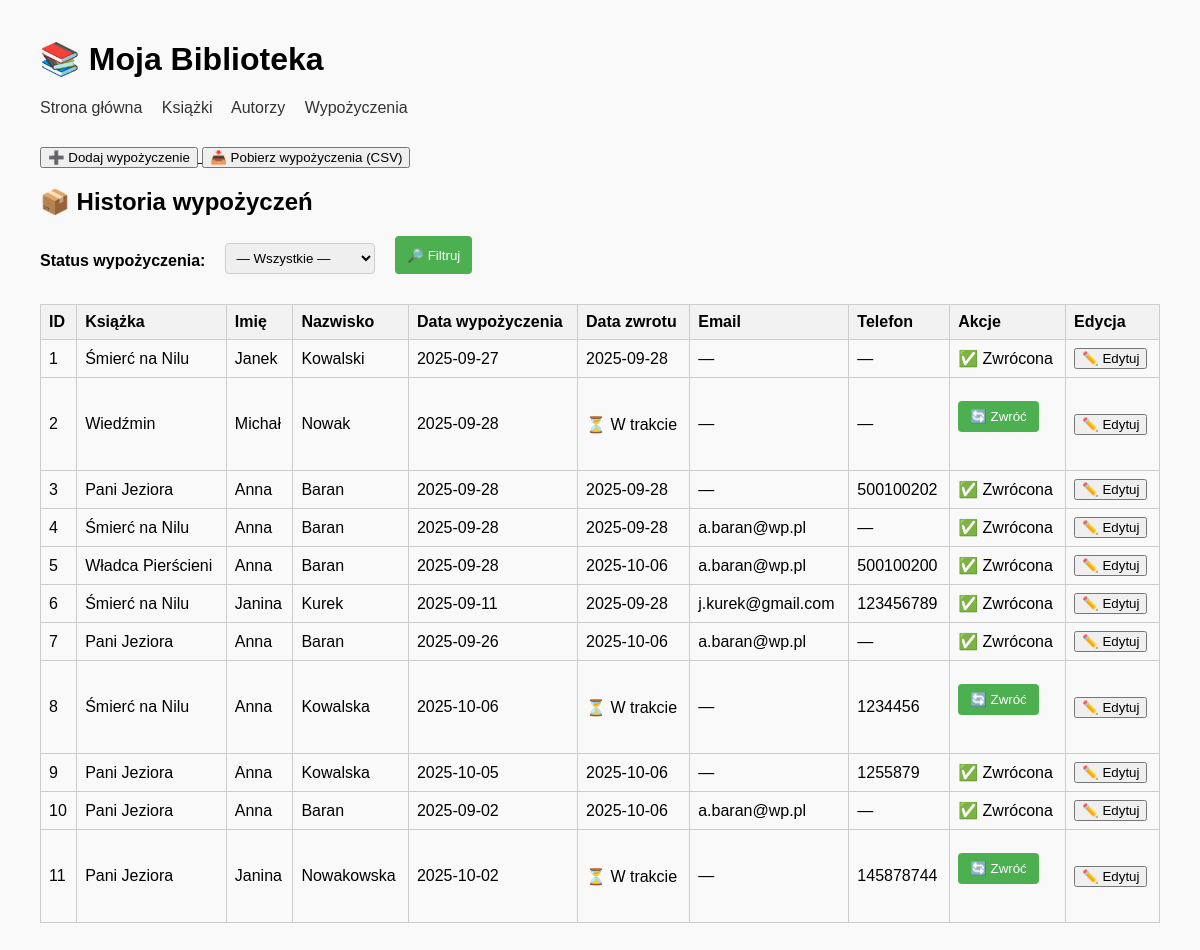
Before: /borrowings with the older database file.
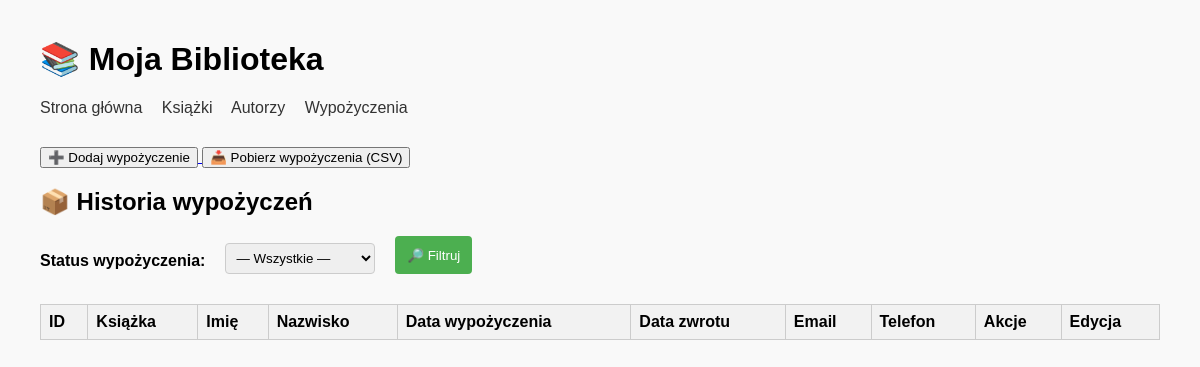
After: the same page with the newer database file.
### app/models.py (models this page shows, shortened)
class Borrowings(db.Model):
    __tablename__ = "borrowings"
    id = db.Column(db.Integer, primary_key=True)
    book_id = db.Column(db.Integer, db.ForeignKey("books.id"), nullable=False)
    borrower_name = db.Column(db.String(100), nullable=False)
    borrower_surname = db.Column(db.String(100), nullable=False)
    borrow_date = db.Column(db.DateTime, default=datetime.utcnow)
    return_date = db.Column(db.DateTime, nullable=True)
    email = db.Column(db.String(120), nullable=True)
    phone = db.Column(db.String(20), nullable=True)

class Book(db.Model):
    __tablename__ = "books"
    id = db.Column(db.Integer, primary_key=True)
    author_id = db.Column(db.Integer, db.ForeignKey("authors.id"), nullable=False)
    title = db.Column(db.String(200), nullable=False)
    genre = db.Column(db.String(100))
    available = db.Column(db.Boolean, default=True)
    borrowings = db.relationship("Borrowings", backref="book", lazy="dynamic")

### app/routes.py (the view)
@app.route("/borrowings", strict_slashes=False)
def borrowings():
    status = request.args.get("status")
    query = Borrowings.query
    if status == "returned":
        query = query.filter(Borrowings.return_date.isnot(None))
    elif status == "active":
        query = query.filter(Borrowings.return_date.is_(None))
    all_borrowings = query.all()
    return render_template("borrowings.html", borrowings=all_borrowings)

### app/templates/borrowings.html (shortened to what this page needs)
{% extends "base.html" %}
{% block content %}
<a href="{{ url_for('new_borrowings') }}">
    <button>➕ Dodaj wypożyczenie</button>
</a>
<a href="{{ url_for('export_borrowings') }}">
    <button>📥 Pobierz wypożyczenia (CSV)</button>
</a>
<h2>📦 Historia wypożyczeń</h2>
<form method="GET" action="{{ url_for('borrowings')}}" class="filter-row">
    <label for="status">Status wypożyczenia:</label>
    <select name="status">
        <option value="">— Wszystkie —</option>
    </select>
    <button type="submit">🔎 Filtruj</button>
</form>
<table>
    <tr>
        <th>ID</th>
        <th>Książka</th>
        <th>Imię</th>
        <th>Nazwisko</th>
        <th>Data wypożyczenia</th>
        <th>Data zwrotu</th>
        <th>Email</th>
        <th>Telefon</th>
        <th>Akcje</th>
        <th>Edycja</th>
    </tr>
    {% for b in borrowings %}
    <tr>
        <td>{{ b.id }}</td>
        <td>{{ b.book.title }}</td>
        <td>{{ b.borrower_name }}</td>
        <td>{{ b.borrower_surname }}</td>
        <td>{{ b.borrow_date.strftime('%Y-%m-%d') }}</td>
        <td>
            {% if b.return_date %}
            {{ b.return_date.strftime('%Y-%m-%d') }}
            {% else %}
            ⏳ W trakcie
            {% endif %}
        </td>
        <td>{{ b.email or "—" }}</td>
        <td>{{ b.phone or "—" }}</td>
        <td>
            {% if not b.return_date %}
            <form method="POST" action="{{ url_for('return_book', borrowing_id=b.id) }}">
                <button type="submit" onclick="return confirm('Czy na pewno chcesz zwrócić książkę?')">🔄 Zwróć</button>
            </form>
            {% else %}
            ✅ Zwrócona
            {% endif %}
        </td>
        <td>
            <a href="{{ url_for('edit_borrowing', borrowing_id=b.id) }}">
                <button>✏️ Edytuj</button>
            </a>
        </td>
    </tr>
    {% endfor %}
</table>
{% endblock %}

### app/templates/base.html (shortened to what this page needs)
<!DOCTYPE html>
<html lang="pl">
<head>
    <link rel="stylesheet" href="{{ url_for('static', filename='style.css') }}">
</head>
<body>
    <header>
        <h1>📚 Moja Biblioteka</h1>
        <nav>
            <a href="/">Strona główna</a>
            <a href="/books">Książki</a>
            <a href="/authors">Autorzy</a>
            <a href="/borrowings">Wypożyczenia</a>
        </nav>
    </header>
    {% block content %}
    {% endblock %}
</body>
</html>

### app/static/style.css (style rules this page uses)
body { font-family: Arial, sans-serif; margin: 40px; background-color: #f9f9f9; }
header { margin-bottom: 30px; }
nav a { margin-right: 15px; text-decoration: none; color: #333; }
form label { display: block; margin-top: 10px; font-weight: bold; }
form input, form select { width: 100%; padding: 6px; margin-top: 4px; box-sizing: border-box; border: 1px solid #ccc; border-radius: 4px; }
form button { margin-top: 15px; padding: 8px 12px; background-color: #4CAF50; color: white; border: none; border-radius: 4px; cursor: pointer; }
table { width: 100%; border-collapse: collapse; margin-top: 20px; }
table th, table td { border: 1px solid #ccc; padding: 8px; text-align: left; }
table th { background-color: #f2f2f2; }
.filter-row { display: flex; gap: 20px; align-items: flex-end; flex-wrap: wrap; margin-bottom: 30px; max-width: none; }
form.filter-row button { margin-top: 0; height: 38px; }
.filter-row label { display: block; font-weight: bold; margin-bottom: 4px; }
.filter-row select { width: 150px; }

Changed rows visible on the page:
removed Borrowings: id "1", book "Śmierć na Nilu", borrower_name "Janek", borrower_surname "Kowalski", borrow_date "2025-09-27", return_date "2025-09-28", email "—", phone "—", shows "✅ Zwrócona"
removed Borrowings: id "2", book "Wiedźmin", borrower_name "Michał", borrower_surname "Nowak", borrow_date "2025-09-28", shows "⏳ W trakcie", email "—", phone "—"
removed Borrowings: id "3", book "Pani Jeziora", borrower_name "Anna", borrower_surname "Baran", borrow_date "2025-09-28", return_date "2025-09-28", email "—", phone "500100202", shows "✅ Zwrócona"
removed Borrowings: id "4", book "Śmierć na Nilu", borrower_name "Anna", borrower_surname "Baran", borrow_date "2025-09-28", return_date "2025-09-28", email "a.baran@wp.pl", phone "—", shows "✅ Zwrócona"
removed Borrowings: id "5", book "Władca Pierścieni", borrower_name "Anna", borrower_surname "Baran", borrow_date "2025-09-28", return_date "2025-10-06", email "a.baran@wp.pl", phone "500100200", shows "✅ Zwrócona"
removed Borrowings: id "6", book "Śmierć na Nilu", borrower_name "Janina", borrower_surname "Kurek", borrow_date "2025-09-11", return_date "2025-09-28", email "j.kurek@gmail.com", phone "123456789", shows "✅ Zwrócona"
removed Borrowings: id "7", book "Pani Jeziora", borrower_name "Anna", borrower_surname "Baran", borrow_date "2025-09-26", return_date "2025-10-06", email "a.baran@wp.pl", phone "—", shows "✅ Zwrócona"
removed Borrowings: id "8", book "Śmierć na Nilu", borrower_name "Anna", borrower_surname "Kowalska", borrow_date "2025-10-06", shows "⏳ W trakcie", email "—", phone "1234456"
removed Borrowings: id "9", book "Pani Jeziora", borrower_name "Anna", borrower_surname "Kowalska", borrow_date "2025-10-05", return_date "2025-10-06", email "—", phone "1255879", shows "✅ Zwrócona"
removed Borrowings: id "10", book "Pani Jeziora", borrower_name "Anna", borrower_surname "Baran", borrow_date "2025-09-02", return_date "2025-10-06", email "a.baran@wp.pl", phone "—", shows "✅ Zwrócona"
removed Borrowings: id "11", book "Pani Jeziora", borrower_name "Janina", borrower_surname "Nowakowska", borrow_date "2025-10-02", shows "⏳ W trakcie", email "—", phone "145878744"
